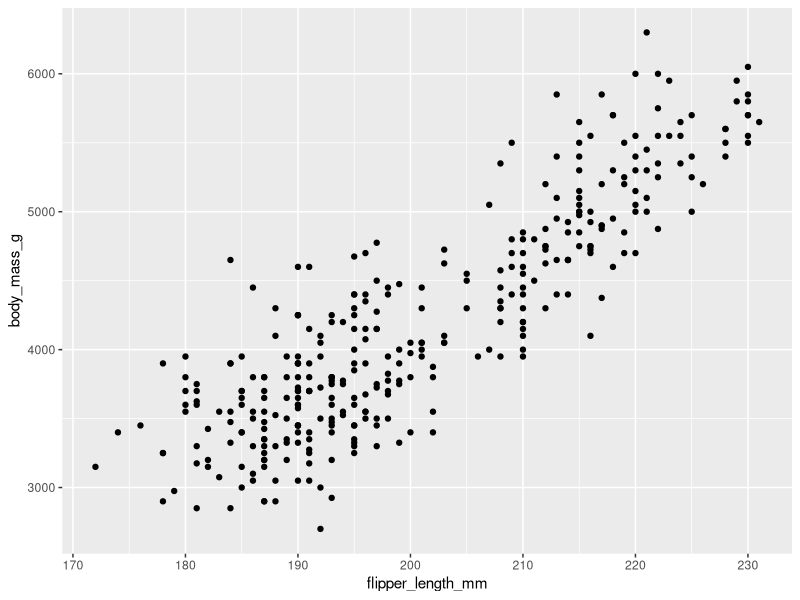
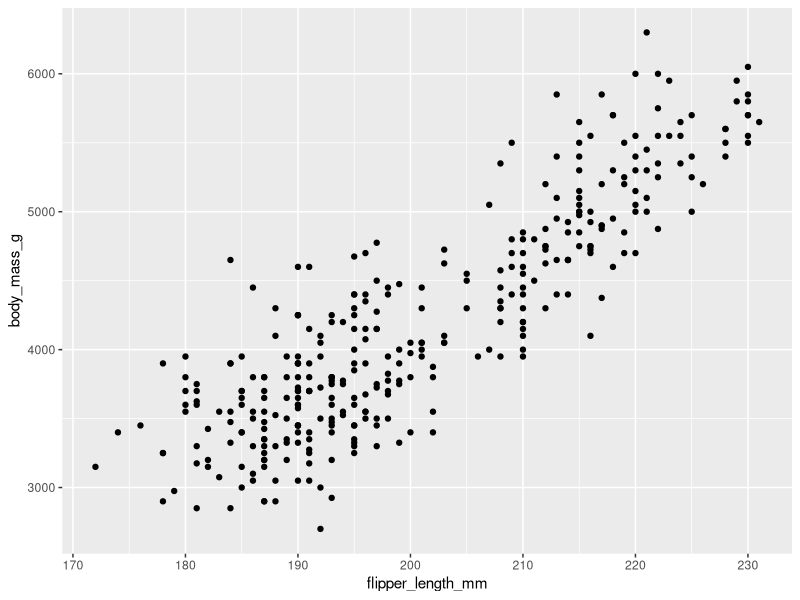
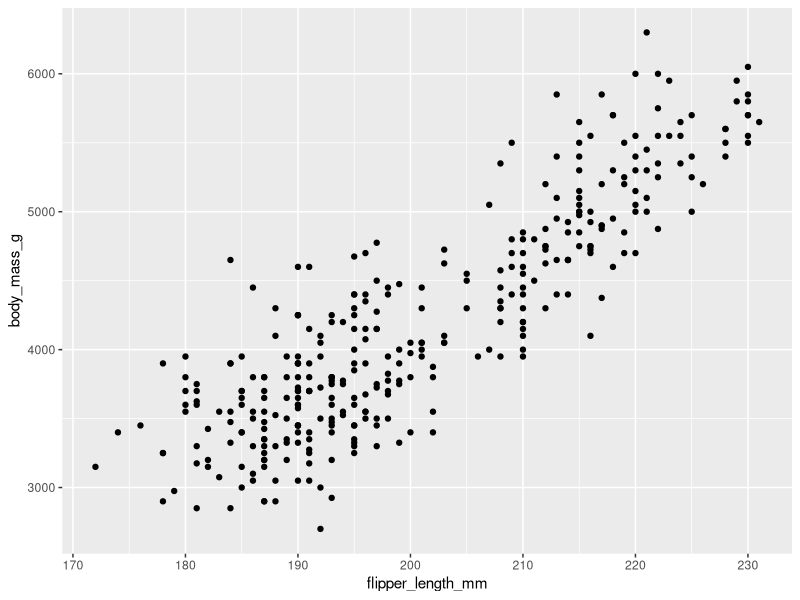

Recreate these plots in R, in order.
library(ggplot2)
library(palmerpenguins)

ggplot(
  data = penguins,
  mapping = aes(x = flipper_length_mm, y = body_mass_g)
) +
  geom_point()

# 通常，函数的前一个或两个参数非常重要，应该记住它们。
ggplot(penguins, aes(x = flipper_length_mm, y = body_mass_g)) +
  geom_point()


penguins |>
  ggplot(aes(x = flipper_length_mm, y = body_mass_g)) +
  geom_point()
